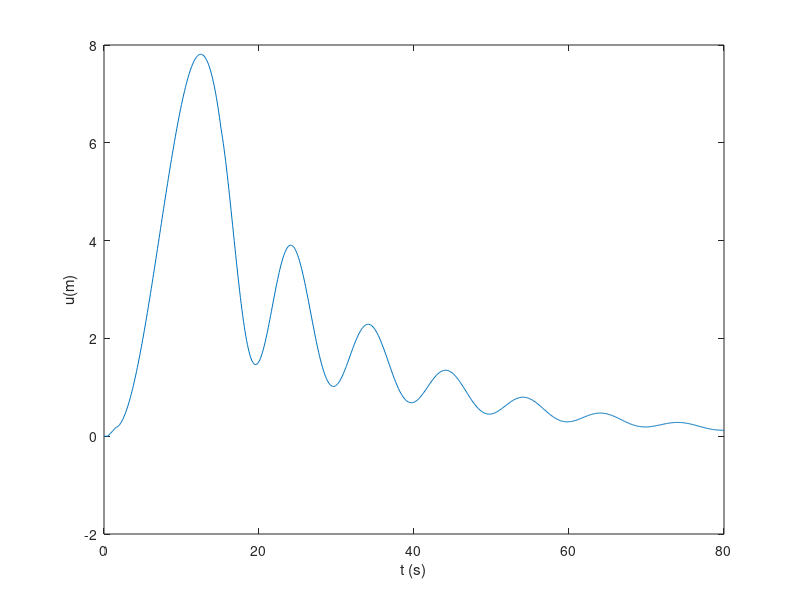
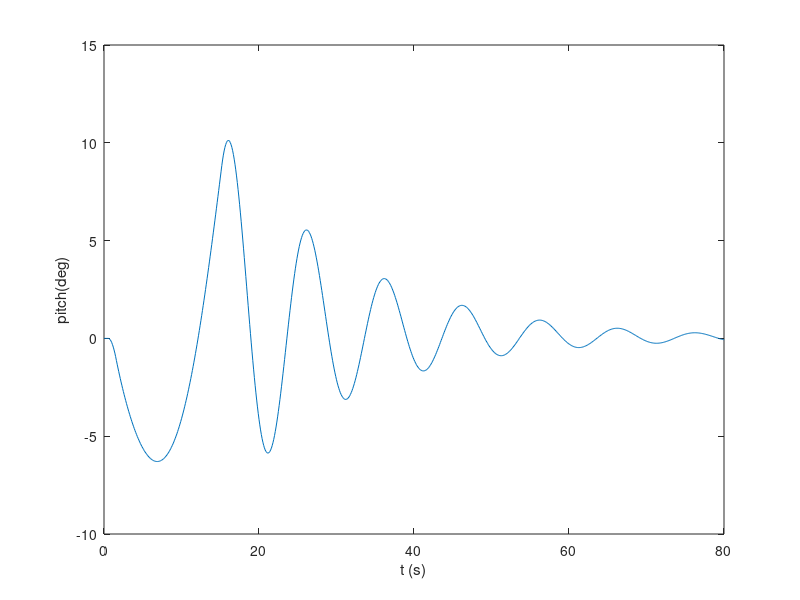
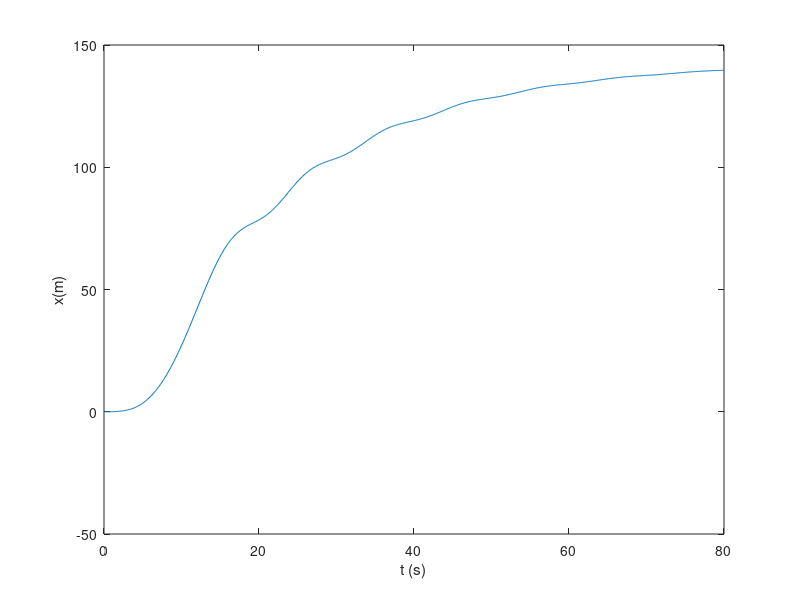
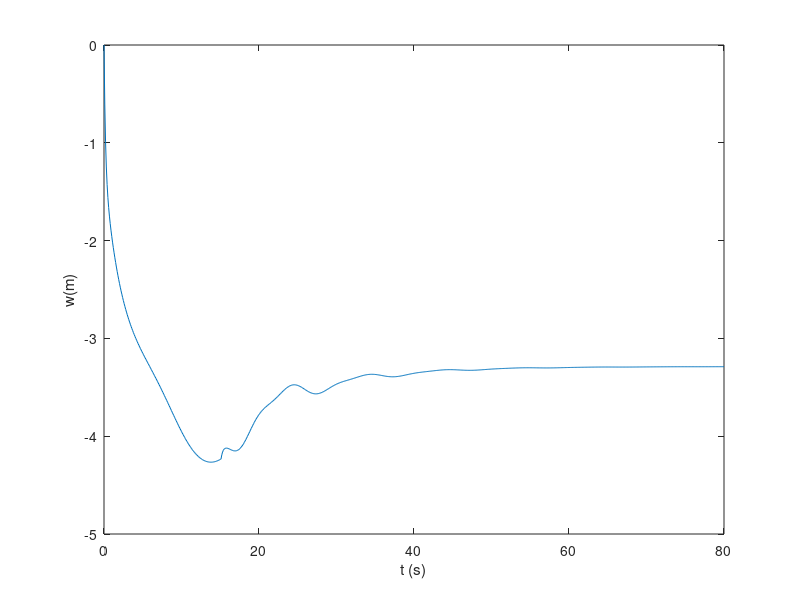

Recreate these plots in MATLAB, in order. (Note: this script raises an error after producing the figures.)
%SIMULATION OF A CYCLIC PITCH INPUT THETA_C=1 DEG GIVEN FROM HOVER 
%0.5 SEC<T<1 SEC. Now from the 15th second a P controller becomes active 
clear
%INITIAL DATA HELICOPTER
g=9.81;	
Cl_alpha = 5.7; %NACA 0012
sigma = .075;	%blade solidity	
gamma = 6;
CdS = 1.5;
m = 2200;
rho = 1.225;
vtip = 200;
R = 7.32;
Myy = 10615;
h_rotor = 1;
A = pi*R^2;
tau = .1;		%time constant in dynamics inflow!!!
collect(1) = 6*pi/180;
longit(1) = 0*pi/180;

DL = m*g/A ;

DL_tab = [DL*0.7 DL*0.8 DL*0.9 DL DL*1.1 DL*1.2 DL*1.3; ...
    DL DL DL DL DL DL DL; DL DL DL DL DL DL DL; ...
    DL DL DL DL DL DL DL] ;

vtip_tab = [vtip vtip vtip vtip vtip vtip vtip; ...
    vtip*0.7 vtip*0.8 vtip*0.9 vtip vtip*1.1 vtip*1.2 vtip*1.3; ...
    vtip vtip vtip vtip vtip vtip vtip; vtip vtip vtip vtip vtip vtip vtip];

sigma_tab = [sigma sigma sigma sigma sigma sigma sigma; ...
    sigma sigma sigma sigma sigma sigma sigma; ...
    sigma*0.7 sigma*0.8 sigma*0.9 sigma sigma*1.1 sigma*1.2 sigma*1.3; ...
    sigma sigma sigma sigma sigma sigma sigma] ;

gamma_tab = [gamma gamma gamma gamma gamma gamma gamma; 
    gamma gamma gamma gamma gamma gamma gamma; ...
    gamma gamma gamma gamma gamma gamma gamma;
    gamma*0.7 gamma*0.8 gamma*0.9 gamma gamma*1.1 gamma*1.2 gamma*1.3] ;

delta_theta_pk_tab = zeros(4,7);
delta_theta_min_tab = zeros(4,7);
q_pk_tab = zeros(4,7);
thetapk_qpk_tab = zeros(4,7);

rows = size(q_pk_tab);
columns = size(q_pk_tab);


for j=1: rows(1)
    
    for k=1: columns(2)
    %initial values;
    t0=0;
    u0=0;
    w0=0;
    q0=0;
    pitch0=0*pi/180;
    x0=0;
    labi0=sqrt(DL_tab(j,k)/(2*rho))/vtip_tab(j,k);
    Omega = vtip_tab(j,k) /(R);
    
    t(1)=t0;
    u(1)=u0;
    w(1)=w0;
    q(1)=q0;
    pitch(1)=pitch0;
    x(1)=x0;
    labi(1)=labi0;
    z(1)=0;

    %INTEGRATION 
    aantal=800;
    teind=80;
    stap=(teind-t0)/aantal;

    for i=1:aantal 
       if t(i)>=0.5 & t(i)<=1.5 longit(i)=1*pi/180;
       else longit(i)=0*pi/180;
       end

       if t(i)>=15 longitgrd(i)=.2*pitch(i)*180/pi;%Pcontroller uses longit in deg
           longit(i)=longitgrd(i)*pi/180;	%in rad
       end    
       %longit(i)=longitgrd(i)*pi/180;	%in rad

    %NO LAW FOR COLLECTIVE

    c(i)=u(i)*sin(pitch(i))-w(i)*cos(pitch(i));
    h(i)=-z(i);
    collect(i)=collect(1);

    %Defining the differential equations

    %defining the nondimensional notations
    qdiml(i)=q(i)/Omega;
    vdiml(i)=sqrt(u(i)^2+w(i)^2)/vtip_tab(j,k);
    if u(i)==0 	if w(i)>0 	phi(i)=pi/2;
            else phi(i)=-pi/2;end
    else
    phi(i)=atan(w(i)/u(i));
    end
    if u(i)<0
    phi(i)=phi(i)+pi;
    end
    alfc(i)=longit(i)-phi(i);

    mu(i)=vdiml(i)*cos(alfc(i));
    labc(i)=vdiml(i)*sin(alfc(i));

    %a1 Flapping calculi
    teller(i)=-16/gamma_tab(j,k)*qdiml(i)+8/3*mu(i)*collect(i)-2*mu(i)*(labc(i)+labi(i));
    a1(i)=teller(i)/(1-.5*mu(i)^2);

    %the thrust coefficient
    ctelem(i)=Cl_alpha*sigma_tab(j,k)/4*(2/3*collect(i)*(1+1.5*mu(i)^2)-(labc(i)+labi(i)));
    %Thrust coefficient from Glauert
    alfd(i)=alfc(i)-a1(i);
    ctglau(i)=2*labi(i)*sqrt((vdiml(i)*cos(alfd(i)))^2+(vdiml(i)*...
    sin(alfd(i))+labi(i))^2);

    %Equations of motion
    labidot(i)=ctelem(i); 
    thrust(i)=labidot(i)*rho*vtip_tab(j,k)^2*A;
    helling(i)=longit(i)-a1(i);
    vv(i)=vdiml(i)*vtip_tab(j,k); 		%it is 1/sqrt(u^2+w^2)

    udot(i)=-g*sin(pitch(i))-CdS/m*.5*rho*u(i)*vv(i)+...
    thrust(i)/m*sin(helling(i))-q(i)*w(i);

    wdot(i)=g*cos(pitch(i))-CdS/m*.5*rho*w(i)*vv(i)-...
    thrust(i)/m*cos(helling(i))+q(i)*u(i);

    qdot(i)=-thrust(i)*h_rotor/Myy*sin(helling(i));

    pitchdot(i)=q(i);

    xdot(i)=u(i)*cos(pitch(i))+w(i)*sin(pitch(i));

    zdot(i)=-c(i);

    labidot(i)=(ctelem(i)-ctglau(i))/tau;
    %corrdot(i)=uwens-u(i);
    %corrcdot(i)=cwens(i)-c(i);

    u(i+1)=u(i)+stap*udot(i);
    w(i+1)=w(i)+stap*wdot(i);
    q(i+1)=q(i)+stap*qdot(i);
    pitch(i+1)=pitch(i)+stap*pitchdot(i);
    x(i+1)=x(i)+stap*xdot(i);
    labi(i+1)=labi(i)+stap*labidot(i);
    z(i+1)=z(i)+stap*zdot(i);
    t(i+1)=t(i)+stap;
    end 

    figure(1)
    plot(t,u),xlabel('t (s)'),ylabel('u(m)')
    figure(2)
    plot(t,pitch*180/pi),xlabel('t (s)'),ylabel('pitch(deg)')
    figure(3)
    plot(t,x),xlabel('t (s)'),ylabel('x(m)')
    figure(4)
    plot(t,w),xlabel('t (s)'),ylabel('w(m)')
    figure(5)
    plot(t,q*180/pi),xlabel('t (s)'),ylabel('q(m)')
    figure(6)
    plot(t,labi),xlabel('t (s)'),ylabel('labi(-)')
    figure(7)
    plot(t,-z),xlabel('t (s)'),ylabel('h(m)')
    figure(8)
    plot(t(1:800),longit*180/pi),xlabel('t (s)'),ylabel('longit grd')

    S1 = stepinfo(pitch*180/pi,t);
    S2 = stepinfo(q*180/pi,t);

    q_pk_tab(j,k) = S2.SettlingMax ;
    delta_theta_pk_tab(j,k) = S1.SettlingMax ;
    thetapk_qpk_tab(j,k) = S1.SettlingMax / S2.SettlingMax ;
    
    q_test = -100;
    for s=1: length(q)
        if q(s)*180/pi == q_pk_tab(j,k)
            q_test = q(s);
        end
        if q(s) < 0.9*q_test
            delta_theta_min_tab(j,k) = pitch(s)*180/pi;
            break
        end
    end
%     disp(q_pk_tab(j,k))
%     disp(q_test*180/pi)
%     disp(delta_theta_pk_tab(j,k))
%     disp(delta_theta_min_tab(j,k))
%     pause
    end
end
